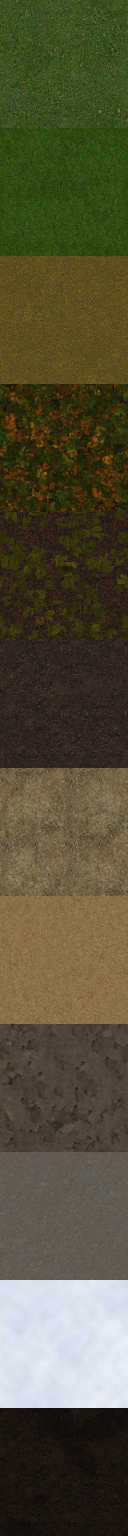
#> input picture game/assets/tex/ter_albedo_1024.jpg, 1024 x 12288 px, given in place of grass.png, which was not available (shown at 1/8 size); the run also reads 1 picture not shown here
$ python tex_terrain.py
#> lines starting #> are read from the running program, lines starting #| are printed output that depends on the picture
### tools/texlib.py
# texture helpers: tileable conversion, image quilting, normal maps, simple procedural layers
import numpy as np
from PIL import Image
from scipy import ndimage

def load(path, size=None):
    im = Image.open(path).convert('RGB')
    if size: im = im.resize((size, size), Image.LANCZOS)
    return np.asarray(im).astype(np.float64) / 255.0

# [4 lines left out: function save, not called in this run]

def tileable(img, edge=0.22):
    """offset-blend: the seams of the half-shifted copy hide in the middle where the original wins"""
    H, W = img.shape[:2]
    sh = np.roll(np.roll(img, H // 2, 0), W // 2, 1)
    y = np.abs(np.linspace(-1, 1, H))[:, None]; x = np.abs(np.linspace(-1, 1, W))[None, :]
    m = np.clip((1 - np.maximum(x, y)) / edge, 0, 1)
    m = m * m * (3 - 2 * m)
    # break the square look of the blend with noise
    n = ndimage.gaussian_filter(np.random.RandomState(3).rand(H, W), H / 40)
    n = (n - n.mean()) / (n.std() + 1e-9)
    m = np.clip(m + 0.25 * n * m * (1 - m) * 4, 0, 1)
    return img * m[..., None] + sh * (1 - m[..., None]) if img.ndim == 3 else img * m + sh * (1 - m)

# [55 lines left out: function quilt, not called in this run]

def lum(img): return img[..., 0] * 0.299 + img[..., 1] * 0.587 + img[..., 2] * 0.114

def normal_from_height(hgt, strength=2.0):
    """height in 0..1 → tangent-space normal (OpenGL convention, +Y up in the image = −row)"""
    gx = (np.roll(hgt, -1, 1) - np.roll(hgt, 1, 1)) * 0.5
    gy = (np.roll(hgt, -1, 0) - np.roll(hgt, 1, 0)) * 0.5
    nx = -gx * strength * hgt.shape[1] / 64; ny = gy * strength * hgt.shape[0] / 64; nz = np.ones_like(hgt)
    l = np.sqrt(nx * nx + ny * ny + nz * nz)
    return np.dstack([nx / l * 0.5 + 0.5, ny / l * 0.5 + 0.5, nz / l * 0.5 + 0.5])

def height_from_albedo(img, blur=1.2, detail=0.6):
    l = lum(img); lo = ndimage.gaussian_filter(l, blur); big = ndimage.gaussian_filter(l, 12)
    hgt = (lo - big) * detail + 0.5
    return np.clip((hgt - hgt.min()) / (hgt.max() - hgt.min() + 1e-9), 0, 1)

# [9 lines left out: function fbm_tile, not called in this run]

def match_tone(img, mean_lum, sat=1.0, tint=None):
    l = lum(img); m = l.mean() + 1e-9
    out = img * (mean_lum / m)
    if sat != 1.0:
        l2 = lum(out)[..., None]; out = l2 + (out - l2) * sat
    if tint is not None: out = out * np.array(tint)[None, None, :]
    return np.clip(out, 0, 1)

# [20 lines left out: function scatter, not called in this run]

### tools/tex_terrain.py
# builds the terrain texture array strips: assets/tex/ter_albedo_{512,1024}.jpg and ter_normal_{512,1024}.jpg
import numpy as np, os, sys
from PIL import Image
from scipy import ndimage
sys.path.insert(0, os.path.dirname(__file__))
from texlib import *
SP = os.path.join(os.path.dirname(__file__), '..')
DL = SP + '/dl'; OUTD = SP + '/assets/tex'; os.makedirs(OUTD, exist_ok=True)
S = 1024
EZ = DL + '/ez-tree/src/app/public/textures'
BAB = DL + '/babylon/textures'
CLIFF = DL + '/dec/cliff_img'
V3G = SP + '/../artifact-files/2e0d4c5f-196d-448c-bac0-9f0a6ae2fbd0/assets/grass.jpg'
layers = []  # (name, albedo, normal)
def add(name, alb, nrm): layers.append((name, np.clip(alb, 0, 1), np.clip(nrm, 0, 1))); print('layer', len(layers) - 1, name, round(float(lum(alb).mean()), 3))
def nrm_rgb(path, size=S):
    a = load(path, size); return a
# 0 meadow grass
g0 = tileable(load(BAB + '/grass.png', S)); g0 = match_tone(g0, 0.27, 1.05)
#> in load, im is the input picture: PIL image 1024x12288 RGB; mean R, G, B 84.9, 80.9, 56.7
#> in load, `if size: im = im.resize((size, size), Image.LANCZOS)`:
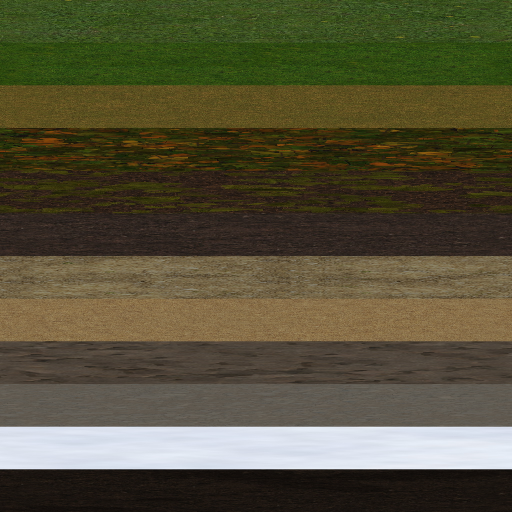
#> im: PIL image 1024x1024 RGB (shown at 1/2 size); mean R, G, B 84.9, 80.9, 56.7
#> in tileable, `H, W = img.shape[:2]`: H = 1024
#> in match_tone, `m = l.mean() + 1e-09`: m = 0.322
add('grass', g0, normal_from_height(height_from_albedo(g0, 1.0, 0.8), 1.6))
#> in normal_from_height, `gy = (np.roll(hgt, -1, 0) - np.roll(hgt, 1, 0)) * 0.5`:
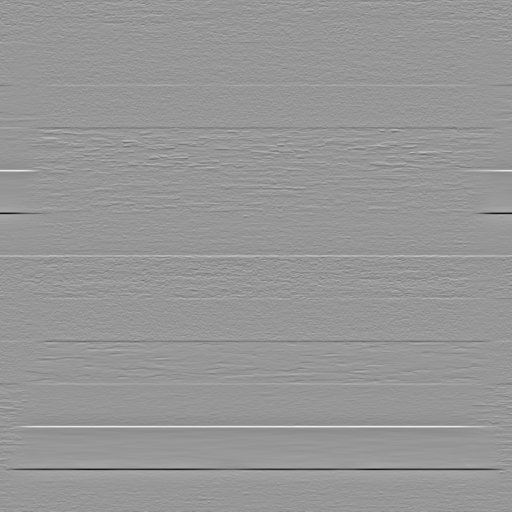
#> gy: shape (1024, 1024) float64 (shown at 1/2 size); min -0.362, max 0.25, mean 8.3e-20; drawn with min black and max white
#> in normal_from_height, `nx = -gx * strength * hgt.shape[1] / 64`:
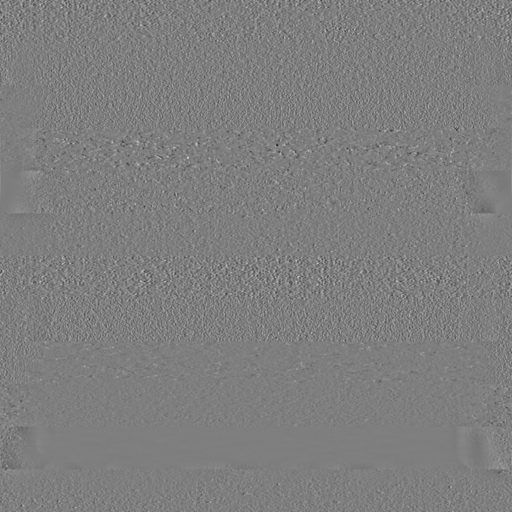
#> nx: shape (1024, 1024) float64 (shown at 1/2 size); min -2.46, max 2.49, mean 1.32e-20; drawn with min black and max white
#> in normal_from_height, `l = np.sqrt(nx * nx + ny * ny + nz * nz)`:
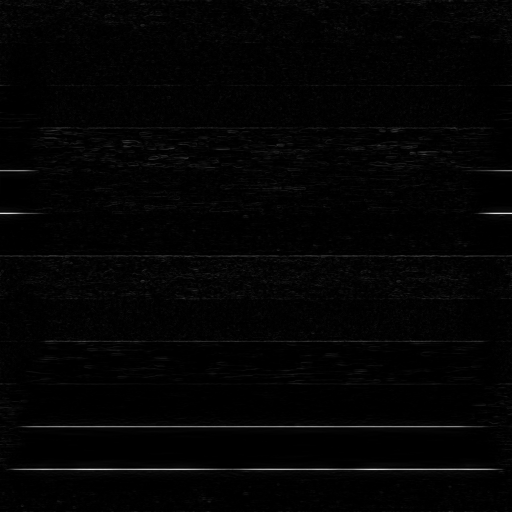
#> l: shape (1024, 1024) float64 (shown at 1/2 size); min 1, max 9.31, mean 1.13; drawn with min black and max white
#| layer 0 grass 0.27
# 1 lush grass
g1 = load(V3G, S); g1 = tileable(g1, 0.15); g1 = match_tone(g1, 0.24, 1.0, (0.92, 1.0, 0.85))
#> call 2 of match_tone, with mean_lum = 0.24, sat = 1, tint = (0.92, 1, 0.85)
#> in lum (call 5), `def lum(img): return img[..., 0] * 0.299 + img[..., 1] * 0.587 + img[...`:
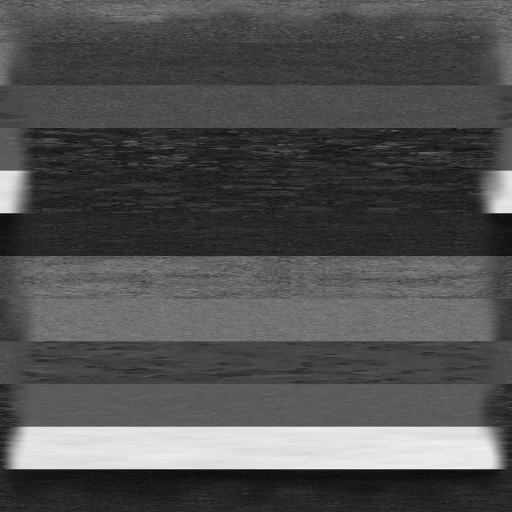
#> returned value: shape (1024, 1024) float64 (shown at 1/2 size); min 0.00235, max 0.984, mean 0.319
#> in match_tone (call 2), `m = l.mean() + 1e-09`: m = 0.319
#> in match_tone (call 2), `if tint is not None: out = out * np.array(tint)[None, None, :]`:
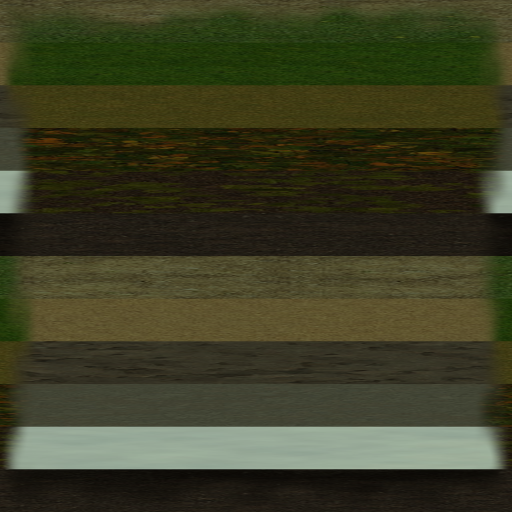
#> out: shape (1024, 1024, 3) float64 (shown at 1/2 size); mean of channels 0, 1, 2 0.238, 0.243, 0.147; drawn as R, G, B
add('lush', g1, normal_from_height(height_from_albedo(g1, 1.0, 0.8), 1.6))
#> call 2 of normal_from_height, with strength = 1.6
#> in normal_from_height (call 2), `return np.dstack([nx / l * 0.5 + 0.5, ny / l * 0.5 + 0.5, nz / l * 0.5..`:
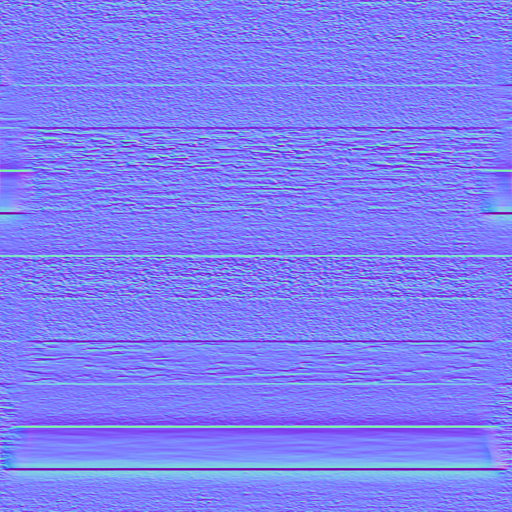
#> returned value: shape (1024, 1024, 3) float64 (shown at 1/2 size); mean of channels 0, 1, 2 0.5, 0.503, 0.964; drawn as R, G, B
#| layer 1 lush 0.231
# 2 dry grass
g2 = tileable(load(EZ + '/ground/grass.jpg', S)); g2 = match_tone(g2, 0.30, 0.75, (1.22, 1.0, 0.55))
add('dry', g2, normal_from_height(height_from_albedo(g2, 1.0, 0.8), 1.4))
#| layer 2 dry 0.309
# soil base used by several layers
soil = tileable(load(EZ + '/ground/dirt_color.jpg', S)); soilN = tileable(load(EZ + '/ground/dirt_normal.jpg', S))
#> (the run stopped early here; a loop or call above may not have finished)
